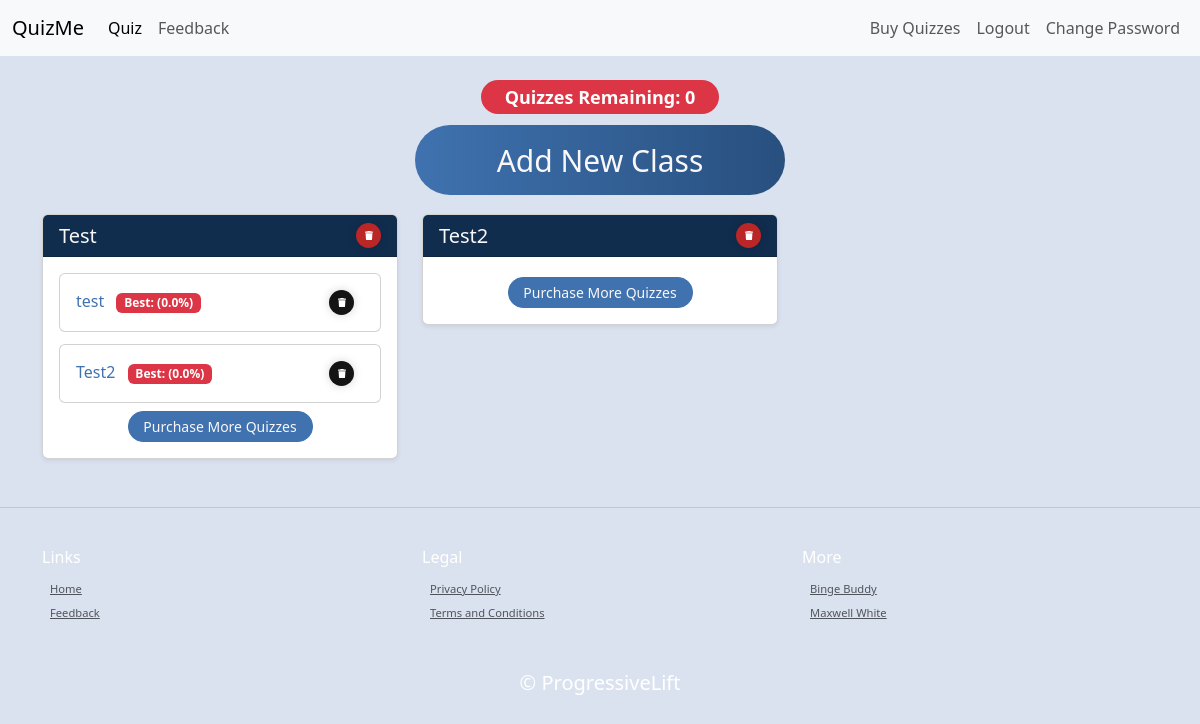
The app's page /quiz-selector (signed in), older data.
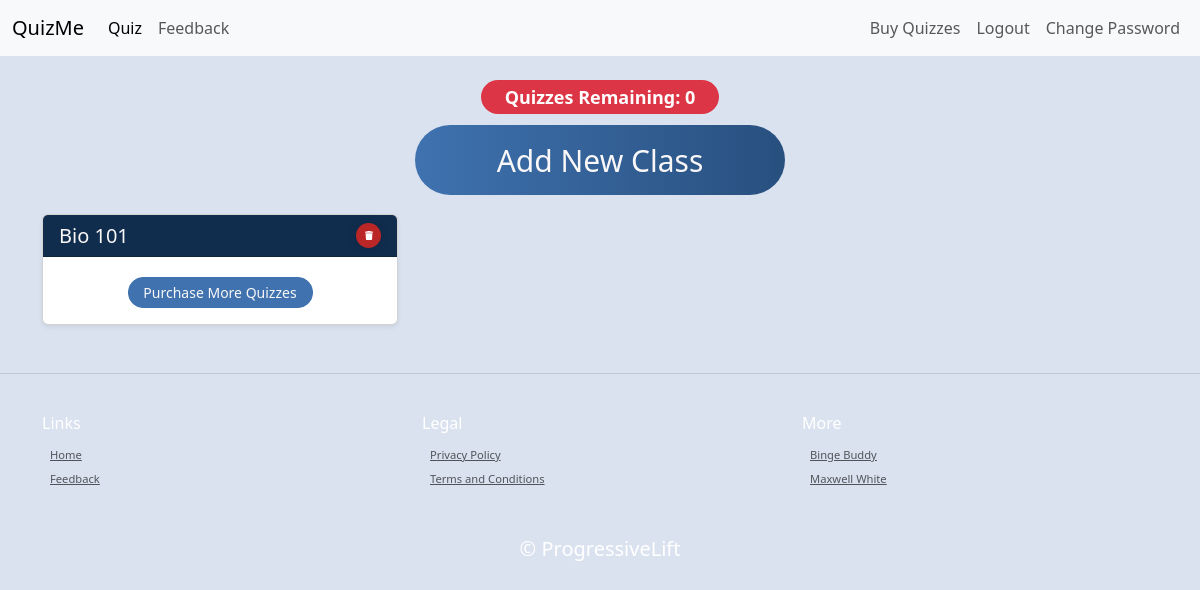
The same page, newer data.
### main.py (models this page shows)
class User(UserMixin, db.Model):
    __tablename__ = "users"
    id: Mapped[int] = mapped_column(Integer, primary_key=True)
    email: Mapped[str] = mapped_column(String(100), unique=True)
    password: Mapped[str] = mapped_column(String(100))
    name: Mapped[str] = mapped_column(String(100))
    premium_level: Mapped[int] = mapped_column(Integer)
    date_of_signup: Mapped[Date] = mapped_column(Date)
    end_date_premium: Mapped[Date] = mapped_column(Date)
    points: Mapped[int] = mapped_column(Integer)
    quiz_count: Mapped[int] = mapped_column(Integer)

class ClassList(db.Model):
    __tablename__ = "class_list"
    id: Mapped[int] = mapped_column(Integer, primary_key=True)
    user_id: Mapped[int] = mapped_column(Integer, db.ForeignKey("users.id"))
    class_name: Mapped[str] = mapped_column(String(250), unique=False, nullable=False)

class Quiz(db.Model):
    __tablename__ = "quizzes"
    id: Mapped[int] = mapped_column(Integer, primary_key=True)
    user_id: Mapped[int] = mapped_column(Integer, db.ForeignKey("users.id"))
    quiz_json: Mapped[str] = mapped_column(JSON())
    title: Mapped[str] = mapped_column(String())
    class_name: Mapped[str] = mapped_column(String(250), unique=False, nullable=False)
    total_questions: Mapped[int] = mapped_column(Integer)
    best_score: Mapped[int] = mapped_column(Integer)

### main.py (the view)
@app.route('/quiz-selector', methods=["GET", "POST"])
def quiz_selector():
    form = NoteInput()
    if not current_user.is_authenticated:
        return redirect(url_for('login'))
    elif current_user.is_authenticated:
        class_list = ClassList.query.filter_by(user_id=current_user.id).all()
    quizzes = Quiz.query.filter_by(user_id=current_user.id).all()
    return render_template("quiz_selector.html", form=form, class_list=class_list, quizzes=quizzes)

### main.py (called while the page is built)
@login_manager.user_loader
def load_user(user_id):
    return db.get_or_404(User, user_id)

### templates/quiz_selector.html (shortened to what this page needs)
{% include "header.html" %}
{% block content %}
<div class="container mt-4">
    <div class="text-center mb-3">
        <div class="quiz-counter">
            <h4 class="mb-3">
                <span class="badge {% if current_user.quiz_count >= 1 and current_user.quiz_count <= 5  %}bg-warning{% elif current_user.quiz_count ==0 %}bg-danger{% else %}bg-success{% endif %} rounded-pill px-4 py-2">
                    Quizzes Remaining: {{ current_user.quiz_count }}
                </span>
            </h4>
        </div>
        <button type="button" class="create_class_button" data-bs-toggle="modal" data-bs-target="#addClassModal">
            Add New Class
        </button>
    </div>
    {%if not current_user.is_authenticated%}
        <div class="text-center mt-4">
            <h3 class="mb-4">Please login to view your quizzes</h3>
        </div>
    {% else %}
        {% if class_list %}
            <div class="row">
            {% for class in class_list %}
            <div class="col-md-4 mb-4">
                <div class="card shadow-sm">
                    <div class="card-header d-flex justify-content-between align-items-center">
                        <h5 class="card-title mb-0">{{ class.class_name }}</h5>
                        <div class="d-flex gap-2">
                            <form action="{{ url_for('delete_class', class_name=class.class_name) }}" method="POST" onsubmit="return confirm('Are you sure you want to delete this class?');" class="m-0">
                                <button type="submit" class="delete_class_button" aria-label="Delete class">
                                    <svg viewBox="0 0 448 512" class="svgIcon">
                                        <path d="M135.2 17.7L128 32H32C14.3 32 0 46.3 0 64S14.3 96 32 96H416c17.7 0 32-14.3 32-32s-14.3-32-32-32H320l-7.2-14.3C307.4 6.8 296.3 0 284.2 0H163.8c-12.1 0-23.2 6.8-28.6 17.7zM416 128H32L53.2 467c1.6 25.3 22.6 45 47.9 45H346.9c25.3 0 46.3-19.7 47.9-45L416 128z" />
                                    </svg>
                                </button>
                            </form>
                        </div>
                    </div>
                    <div class="card-body">
                        {% set class_quizzes = quizzes|selectattr('class_name', 'equalto', class.class_name)|list %}
                        {% if class_quizzes %}
                            <div class="row g-2">
                                {% for quiz in class_quizzes %}
                                <div class="col-12 mb-1">
                                    <div class="card">
                                        <div class="card-body">
                                            <div class="d-flex justify-content-between align-items-center">
                                                <h6 class="card-title mb-0">
                                                    <a href="{{ url_for('quiz', quiz_id=quiz.id) }}" class="text-decoration-none">
                                                        {{ quiz.title }}
                                                    </a>
                                                        <span class="badge {% if (quiz.best_score / quiz.total_questions * 100)|round == 100 %}bg-success{% else %}bg-danger{% endif %} ms-2">Best: ({{ (quiz.best_score / quiz.total_questions * 100)|round }}%)</span>
                                                </h6>
                                                <form action="{{ url_for('delete_quiz', quiz_id=quiz.id) }}" method="POST" onsubmit="return confirm('Are you sure you want to delete this quiz?');">
                                                    <button type="submit" class="delete_quiz_button" aria-label="Delete quiz">
                                                        <svg viewBox="0 0 448 512" class="svgIcon">
                                                            <path d="M135.2 17.7L128 32H32C14.3 32 0 46.3 0 64S14.3 96 32 96H416c17.7 0 32-14.3 32-32s-14.3-32-32-32H320l-7.2-14.3C307.4 6.8 296.3 0 284.2 0H163.8c-12.1 0-23.2 6.8-28.6 17.7zM416 128H32L53.2 467c1.6 25.3 22.6 45 47.9 45H346.9c25.3 0 46.3-19.7 47.9-45L416 128z" />
                                                        </svg>
                                                    </button>
                                                </form>
                                            </div>
                                        </div>
                                    </div>
                                </div>
                                {% endfor %}
                            </div>
                            {% if current_user.quiz_count > 0 %}
                            <div class="text-center mt-1">
                                <button type="button" class="add_quiz_button btn btn-sm btn-primary" data-bs-toggle="modal" data-bs-target="#createQuizModal" data-class-name="{{ class.class_name }}">
                                    Add New Quiz
                                </button>
                            </div>
                            {% else %}
                            <div class="text-center mt-1">
                                <a href="{{ url_for('price_page') }}" class="add_quiz_button btn btn-sm btn-primary">
                                    Purchase More Quizzes
                                </a>
                            </div>
                            {% endif %}
                        {% else %}
                        {% if current_user.quiz_count > 0 %}
                        <div class="text-center mt-1">
                            <button type="button" class="add_quiz_button btn btn-sm btn-primary" data-bs-toggle="modal" data-bs-target="#createQuizModal" data-class-name="{{ class.class_name }}">
                                Add New Quiz
                            </button>
                        </div>
                        {% else %}
                        <div class="text-center mt-1">
                            <a href="{{ url_for('price_page') }}" class="add_quiz_button btn btn-sm btn-primary">
                                Purchase More Quizzes
                            </a>
                        </div>
                        {% endif %}
                        {% endif %}
                    </div>
                </div>
            </div>
            {% endfor %}
        </div>
    {% else %}
        <div class="text-center mt-4">
            <h3 class="mb-4">No Classes Added Yet</h3>
            <p>Click the button above to add your first class!</p>
        </div>
    {% endif %}
    {% endif %}
</div>
{% endblock %}
{% include "footer.html" %}

### templates/header.html (shortened to what this page needs)
<!doctype html>
<html lang="en" data-bs-theme="auto">
  <head><script src="../assets/js/color-modes.js"></script>
    <link rel="stylesheet" href="https://cdn.jsdelivr.net/npm/@docsearch/css@3">
    <link href="static/css/bootstrap.min.css" rel="stylesheet">
    <link href="https://cdn.jsdelivr.net/npm/bootstrap@5.3.3/dist/css/bootstrap.min.css" rel="stylesheet">
    <link rel="stylesheet" href="static/css/style.css"/>
<nav class="navbar navbar-expand-lg bg-body-tertiary">
  <div class="container-fluid">
    <a class="navbar-brand">QuizMe</a>
    <div class="collapse navbar-collapse" id="navbarNav">
      <ul class="navbar-nav">
        <li class="nav-item">
          <a class="nav-link active" aria-current="page" href="{{url_for('quiz_selector') }}">Quiz</a>
        </li>
        <li class="nav-item">
          <a class="nav-link" href="{{url_for('feedback') }}">Feedback</a>
        </li>
      </ul>
      <ul class="navbar-nav ms-auto">
        {% if current_user.is_authenticated: %}
        <li class="nav-item">
          <a class="nav-link" href="{{url_for('price_page') }}">Buy Quizzes</a>
        </li>
        <li class="nav-item">
          <a class="nav-link" href="{{url_for('logout') }}">Logout</a>
        </li>
        <li class="nav-item">
          <a class="nav-link" href="{{url_for('change_password') }}">Change Password</a>
        </li>
        {%endif%}
      </ul>
    </div>
  </div>
</nav>

### templates/footer.html (shortened to what this page needs)
<hr class="my-4 border-secondary">
<footer class="py-3 my-4">
  <div class="container">
    <div class="row">
      <div class="col-md-4">
        <h6 class="text-white">Links</h6>
        <ul class="nav flex-column">
          <li class="nav-item"><a href="" class="nav-link2 px-2 text-body-secondary" style="font-size: 0.7em;">Home</a></li>
          <li class="nav-item"><a href="{{url_for('feedback')}}" class="nav-link2 px-2 text-body-secondary" style="font-size: 0.7em;">Feedback</a></li>
        </ul>
        <br>
      </div>
      <div class="col-md-4">
        <h6 class="text-white">Legal</h6>
        <ul class="nav flex-column">
          <li class="nav-item"><a href="{{url_for('privacy_policy')}}" class="nav-link2 px-2 text-body-secondary" style="font-size: 0.7em;">Privacy Policy</a></li>
          <li class="nav-item"><a href="{{url_for('terms_and_conditions')}}" class="nav-link2 px-2 text-body-secondary" style="font-size: 0.7em;">Terms and Conditions</a></li>
        </ul>
        <br>
      </div>
      <div class="col-md-4">
        <h6 class="text-white">More</h6>
        <ul class="nav flex-column">
          <li class="nav-item"><a href="https://bingebuddy.us/" class="nav-link2 px-2 text-body-secondary" target="_blank" rel="noopener noreferrer" style="font-size: 0.7em;">Binge Buddy</a></li>
          <li class="nav-item"><a href="https://indiepa.ge/maxwellwhite" class="nav-link2 px-2 text-body-secondary" target="_blank" rel="noopener noreferrer" style="font-size: 0.7em;">Maxwell White</a></li>
        </ul>
      </div>
    </div>
  </div>
  <br>
  <h5 class="text-center text-white">© ProgressiveLift</h5>

### static/css/style.css (style rules this page uses)
:root { --primary-color: #F9F7F7; --secondary-color: #DBE2EF; --tertiary-color: #3F72AF; --quaternary-color: #112D4E; }

Row changes from the older to the newer data that the page shows:
removed ClassList: class_name "Test"
no longer on this page (row edited): Quiz: title "test", (quiz.best_score/quiz.total_questions*100)|round "0.0"
no longer on this page (row edited): Quiz: title "Test2", (quiz.best_score/quiz.total_questions*100)|round "0.0"
removed ClassList: class_name "Test2"
added ClassList: class_name "Bio 101"
